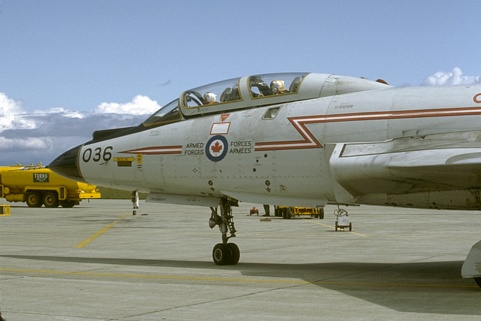
#> input picture PA1_solution/canny1.jpg, 481 x 321 px
$ python Q1_to_7.py
#> lines starting #> are read from the running program, lines starting #| are printed output that depends on the picture
import cv2
import numpy as np
import matplotlib.pyplot as plt


def convolution_image(image, kernel, average=False, verbose=False):
    '''
    Performs convolution along x and y axis, based on kernel size.
    Assumes input image is 1 channel (Grayscale)
    Inputs:
      image: H x W x C shape numpy array (C=1)
      kernel: K_H x K_W shape numpy array (for example, 3x1 for 1 dimensional filter for y-component)
    Returns:
      H x W x C Image convolved with kernel
    '''

    image_row, image_col = image.shape
    kernel_row, kernel_col = kernel.shape

    kernel = np.flipud(np.fliplr(kernel))

    output = np.zeros(image.shape)

    pad_height = int((kernel_row - 1) / 2)
    pad_width = int((kernel_col - 1) / 2)

    padded_image = np.zeros((image_row + (2 * pad_height), image_col + (2 * pad_width)))

    padded_image[pad_height:padded_image.shape[0] - pad_height, pad_width:padded_image.shape[1] - pad_width] = image

    if verbose:
        plt.imshow(padded_image, cmap='gray')
        plt.title("Padded Image")
        plt.show()

    for row in range(image_row):
        for col in range(image_col):
            output[row, col] = np.sum(kernel * padded_image[row:row + kernel_row, col:col + kernel_col])
            if average:
                output[row, col] /= kernel.shape[0] * kernel.shape[1]

    if verbose:
        plt.imshow(output, cmap='gray')
        plt.title("Output Image using {}X{} Kernel".format(kernel_row, kernel_col))
        plt.show()
        print("Output Image size : {}".format(output.shape))

    return output


def q1():
    # Read image as grayscale
    img1 = cv2.imread('canny1.jpg', 0)
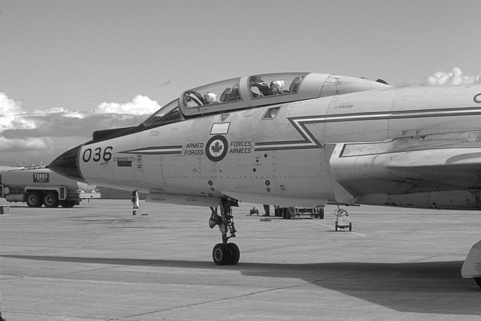
#> img1: shape (321, 481); min 5, max 255, mean 142.5

    kernel = np.ones((5, 5), np.float32) / 25
    manually_filtered = convolution_image(img1, kernel)
#> in convolution_image, `padded_image[pad_height:padded_image.shape[0] - pad_height, pad_width:..`:
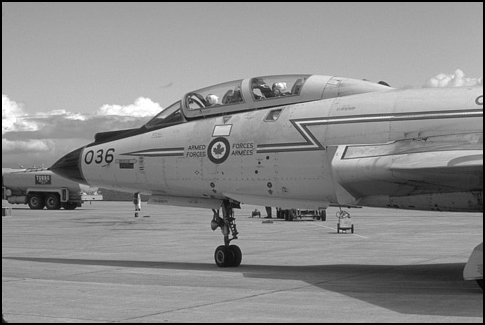
#> padded_image: shape (325, 485) float64; min 0, max 255, mean 139.5
#> after the loop in convolution_image, `for row in range(image_row):`:
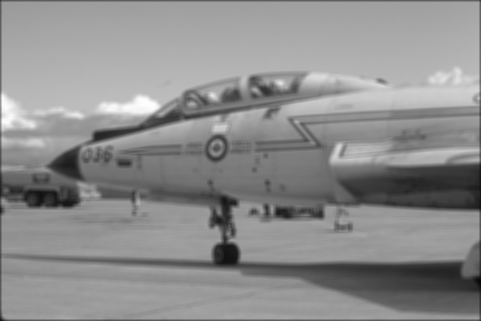
#> output: shape (321, 481) float64; min 6.32, max 254.6, mean 141.5
    manually_filtered = manually_filtered.astype(np.uint8)

    # Display image
    cv2.imshow("Input Image", img1)
    cv2.imshow("Manually filtered Image", manually_filtered)
    cv2.waitKey(0)

    # Save image to new file
    # cv2.imwrite('q1_img1.jpg', manually_filtered)


# [220 lines left out: functions q2, q3, q4, q5, q6, q7 and 3 more, not called in this run]

if __name__ == '__main__':

    # Uncomment to run question number
    q1()
    # [6 lines of commented-out code are left out]

$ run again, with PA1_solution/canny2.jpg copied over PA1_solution/canny1.jpg
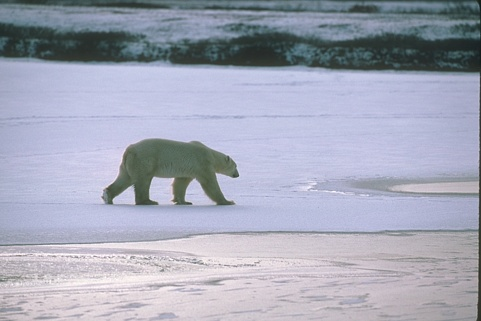
#> input picture PA1_solution/canny2.jpg, 481 x 321 px
#> in convolution_image, `padded_image[pad_height:padded_image.shape[0] - pad_height, pad_width:..`:
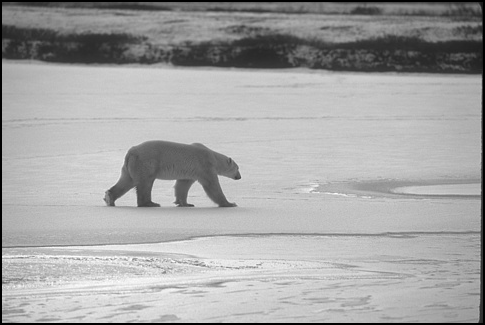
#> padded_image: shape (325, 485) float64; min 0, max 255, mean 165
#> after the loop in convolution_image, `for row in range(image_row):`:
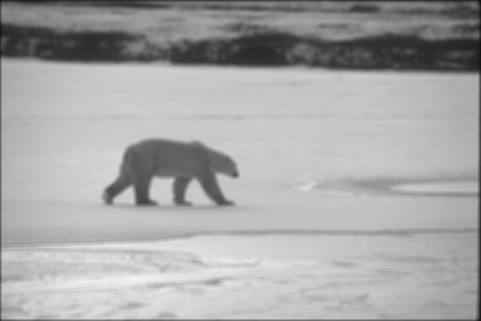
#> output: shape (321, 481) float64; min 11.32, max 242.8, mean 167.6
